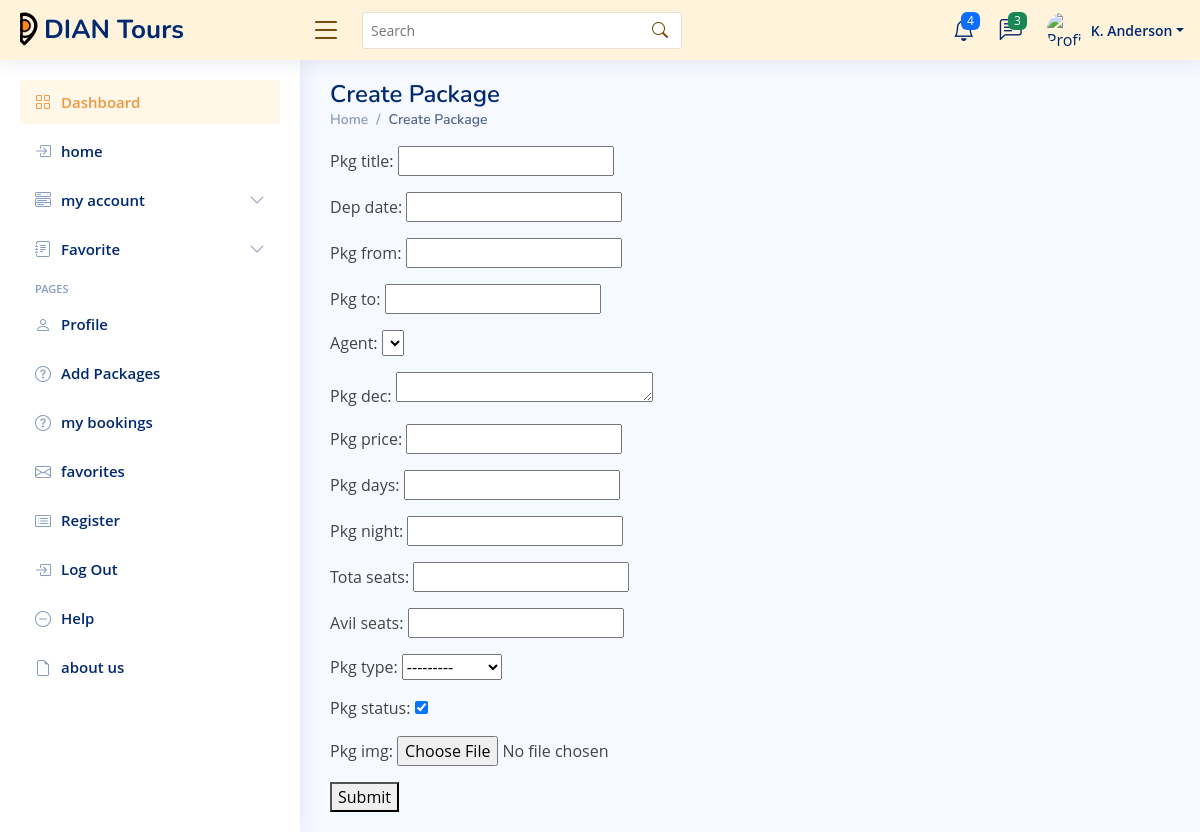
The page /dashboard/addpkg/ on the database as committed earlier.
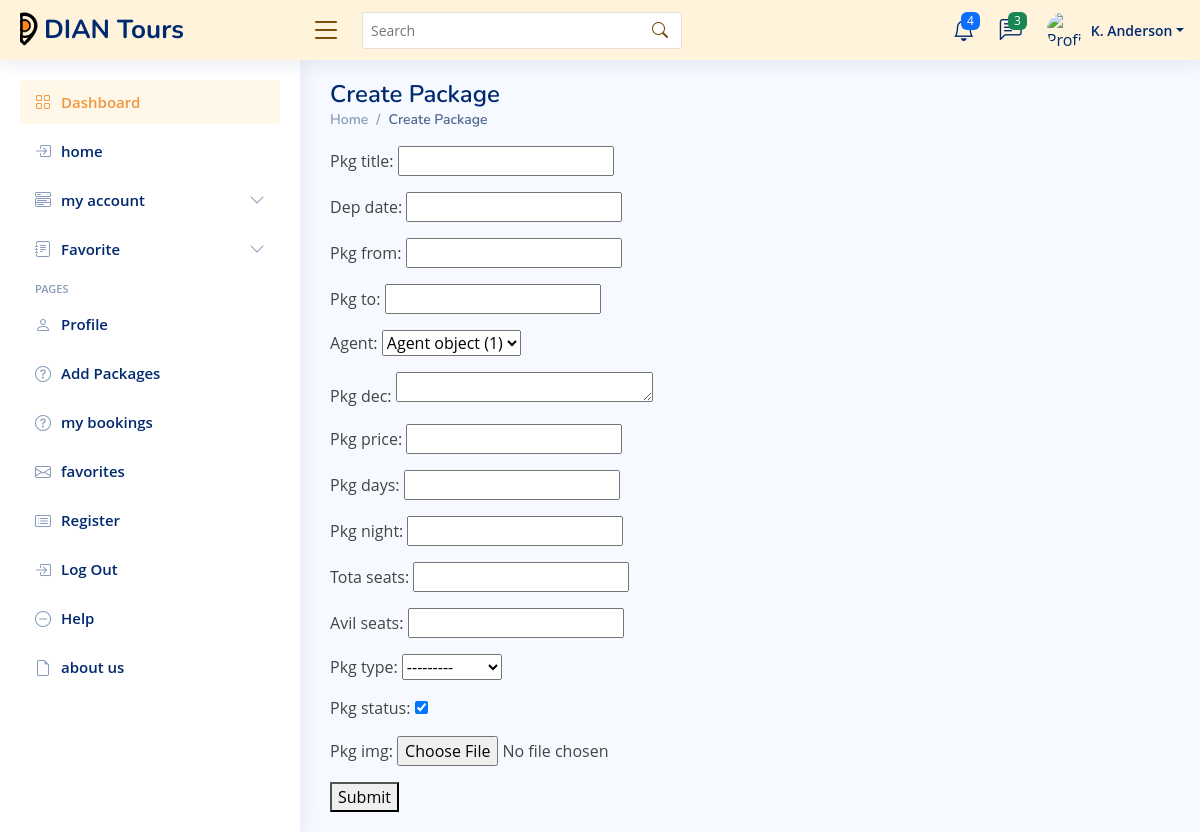
The same page on the database as committed later.
### dashboard/models.py (models this page shows)
class Agent(models.Model):
        agent_id=models.AutoField(primary_key=True)
        agency_name=models.CharField(max_length=20)
        agent_name=models.CharField(max_length=50,default=0)
        agent_gender=models.CharField(max_length=7,choices=GENDER_CHOICES)
        agent_add=models.ForeignKey(Address,on_delete=models.CASCADE,default=0)
        agent_cno=models.CharField(max_length=10)
        agent_dob=models.DateField()
        agent_email=models.EmailField(unique=True)
        agent_pswd=models.CharField(max_length=8)

### dashboard/views.py (the view)
# urls.py: path('addpkg/',views.add_package,name='addpkg'),
def add_package(request):
    if request.method == 'POST':
        form = myform(request.POST)
        print(form)
        if form.is_valid():
            form.save()
        messages.success(request, 'Data submitted successfully!')
    else:
        form = myform()
    context={'pagename':'Create Package','form': form}
    return render(request, 'addpackage.html',context)

### dashboard/forms.py
class myform(forms.ModelForm):
    class Meta:
        model=Packages
        fields = '__all__'
        widgets = {
            'pkg_dec' : forms.Textarea(attrs={'cols': 25,'rows':1.6 ,'class': 'my-custom-class'})
        }

### dashboard/templates/addpackage.html (shortened to what this page needs)
{% extends 'main.html' %}
{% block content %}
<form method="post">
    {{ form.as_p }}
    <button type="submit">Submit</button>
</form>
{% endblock content %}

Rows that differ between the two databases and show on the page:
added Agent: agent "Agent object (1)"
